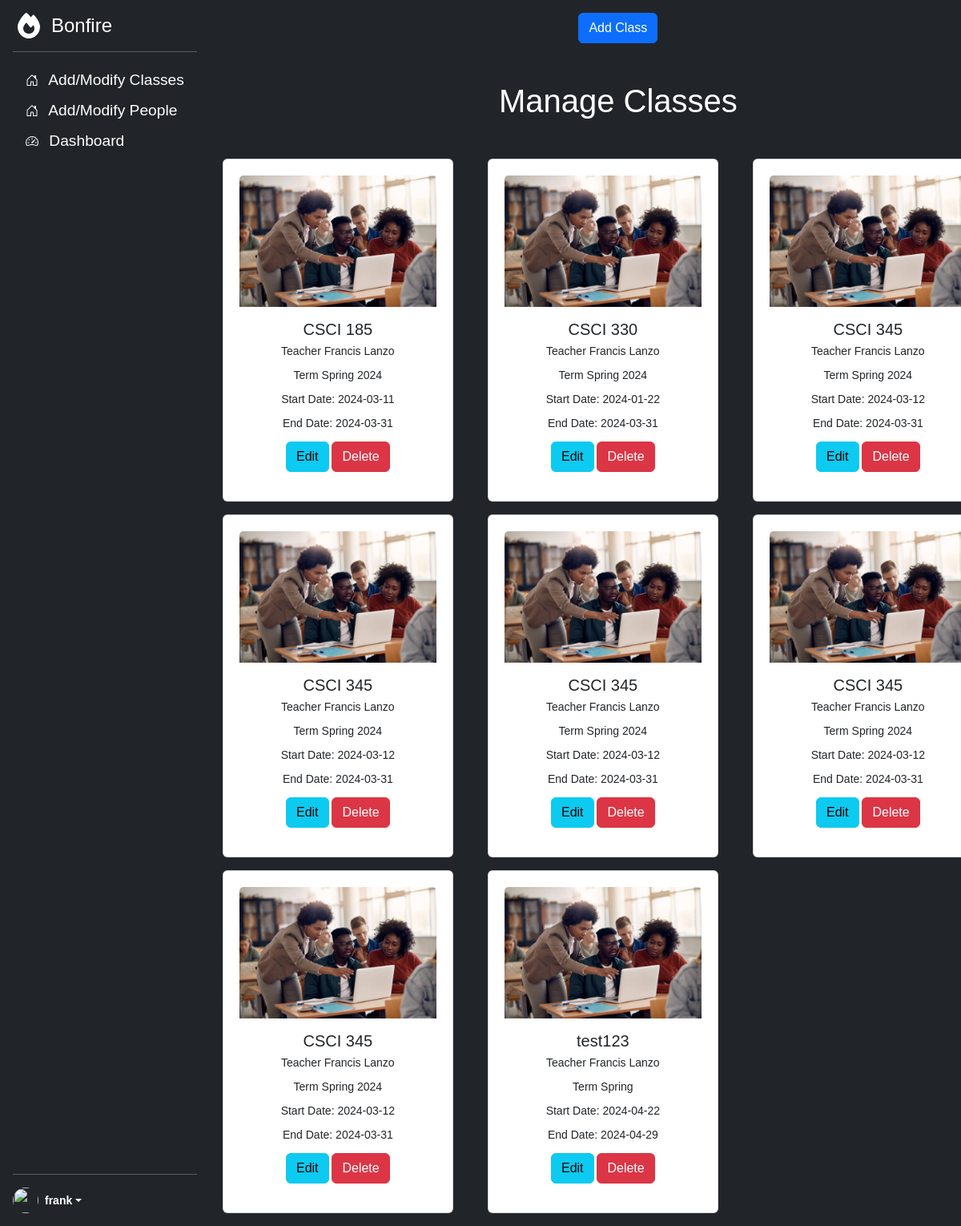
The app's page /editClasses.php (signed in) with its own data.
### tables this page shows
CREATE TABLE `classes` (
  `id` int NOT NULL AUTO_INCREMENT,
  `class_name` varchar(255) NOT NULL,
  `teacher_id` int NOT NULL,
  `start_date` date DEFAULT NULL,
  `end_date` date DEFAULT NULL,
  `term` varchar(30) DEFAULT NULL,
  PRIMARY KEY (`id`),
  UNIQUE KEY `id_UNIQUE` (`id`),
  KEY `teacher_id_idx` (`teacher_id`)
);

CREATE TABLE `users` (
  `id` int NOT NULL AUTO_INCREMENT,
  `first_name` varchar(255) DEFAULT NULL,
  `email` varchar(255) DEFAULT NULL,
  `password` varchar(255) DEFAULT NULL,
  `role` enum('student','teacher','admin') DEFAULT 'student',
  `sec1` varchar(255) DEFAULT NULL,
  `sec2` varchar(255) DEFAULT NULL,
  `last_name` varchar(255) DEFAULT NULL,
  PRIMARY KEY (`id`)
);

### editClasses.php (the view, shortened to what this page needs)
<?php
$firstName = htmlspecialchars($_SESSION["first_name"]);
$role = $_SESSION["role"];
$pdo = getDBConnection();
$sql = "SELECT c.id, c.class_name, c.start_date, c.end_date,
       c.term, u.first_name, u.last_name FROM classes c
        Join users u on c.teacher_id = u.id";
if($stmt = $pdo->prepare($sql)) {
    if ($stmt->execute()) {
        $rows = $stmt->fetchAll();
    }
}
?>
<!DOCTYPE html>
<html lang="en">
<head>
    <link href="https://cdn.jsdelivr.net/npm/bootstrap@5.3.3/dist/css/bootstrap.min.css" rel="stylesheet">
    <link rel="stylesheet" href="resources/stylesheets/style.css">
</head>
<body>
<main class="d-flex flex-nowrap">
    <div class="d-flex flex-column flex-shrink-0 p-3 text-bg-dark">
        <a href="/" class="d-flex align-items-center mb-3 mb-md-0 me-md-auto text-white text-decoration-none">
            <svg class="bi pe-none me-2" width="40" height="32"><use xlink:href="#bonfire"></use></svg>
            <span class="fs-4">Bonfire</span>
        </a>
        <hr>
        <ul class="nav nav-pills flex-column mb-auto">
            <?php
            if($role == "admin")
            {
                ?>
                <li class="nav-item">
                    <a href="editClasses.php" class="nav-link text-white left-menu-item" aria-current="page">
                        <svg class="bi pe-none me-2" width="16" height="16"><use xlink:href="#home"></use></svg>
                        Add/Modify Classes
                    </a>
                </li>
                <li class="nav-item">
                    <a href="editUsers.php" class="nav-link text-white left-menu-item" aria-current="page">
                        <svg class="bi pe-none me-2" width="16" height="16"><use xlink:href="#home"></use></svg>
                        Add/Modify People
                    </a>
                </li>
                <?php
            }
            ?>
            <li>
                <a href="dashboard.php" class="nav-link text-white left-menu-item">
                    <svg class="bi pe-none me-2" width="16" height="16"><use xlink:href="#speedometer2"></use></svg>
                    Dashboard
                </a>
            </li>
        </ul>
        <hr>
        <div class="dropdown">
            <a href="#" class="d-flex align-items-center text-white text-decoration-none dropdown-toggle" data-bs-toggle="dropdown" aria-expanded="false">
                <img src="https://github.com/mdo.png" alt="" width="32" height="32" class="rounded-circle me-2">
                <strong><?php echo $firstName; ?></strong>
            </a>
        </div>
    </div>
    <div id="primary-window" class="d-flex flex-column flex-shrink-0 p-3 text-bg-dark overflow-y-scroll">
        <div>
            <a href="addClass.php" class="btn btn-primary">Add Class</a>
        </div>
        <h1 class="my-5">Manage Classes</h1>
        <div class="flex-grid-wrapper">
            <?php
            foreach($rows as $row)
            {
                $class_id = $row["id"];
                ?>
                <div class="card flex-grid-card" style="width: 18rem;">
                    <img src="resources/images/class_stock_photo.jpg" class="card-img-top" alt="...">
                    <div class="card-body">
                        <h5 class="card-title"><?= $row["class_name"] ?></h5>
                        <p class="card-text"> Teacher <?= $row["first_name"] . " " .$row["last_name"]?></p>
                        <p class="card-text"> Term <?= $row["term"]?></p>
                        <p class="card-text"> Start Date: <?= $row["start_date"]?></p>
                        <p class="card-text"> End Date: <?= $row["end_date"]?></p>
                        <a href="editClass.php?id=<?= $class_id?>" class="btn btn-info">Edit</a>
                        <a href="deleteClass.php?id=<?= $class_id?>" class="btn btn-danger">Delete</a>
                    </div>
                </div>
                <?php
            }
            ?>
        </div>
    </div>
</main>
<script src="https://cdn.jsdelivr.net/npm/bootstrap@5.3.3/dist/js/bootstrap.bundle.min.js"></script></body>
</html>

### resources/stylesheets/style.css (style rules this page uses)
body { min-height: 100vh; min-height: -webkit-fill-available; font-family: var(--bs-font-sans-serif); font-size: 1rem; font-weight: 400; line-height: 1.5; }
html { height: -webkit-fill-available; }
main { height: 100vh; max-height: 100vh; overflow-x: auto; overflow-y: hidden; }
.bi { vertical-align: -.125em; pointer-events: none; fill: currentColor; }
.dropdown-toggle { outline: 0; }
#primary-window { width:85%; }
.flex-grid-wrapper { display:grid; grid-template-columns: repeat(auto-fit, minmax(288px, 1fr)); grid-column-gap:5px; grid-row-gap:1rem; }
.flex-grid-card { display:flex; justify-content: center; align-items:center; padding:20px; line-height:1; cursor:pointer; transition: all .3s ease; }
.left-menu-item { text-align:left; font-size: 1.2rem; }

### editClasses.php (style rules this page uses)
body { font: 14px sans-serif; text-align: center; }

### records on screen
classes: class_name "CSCI 185", users.first_name "Francis", users.last_name "Lanzo", term "Spring 2024", start_date "2024-03-11", end_date "2024-03-31"
classes: class_name "CSCI 330", users.first_name "Francis", users.last_name "Lanzo", term "Spring 2024", start_date "2024-01-22", end_date "2024-03-31"
classes: class_name "CSCI 345", users.first_name "Francis", users.last_name "Lanzo", term "Spring 2024", start_date "2024-03-12", end_date "2024-03-31"
classes: class_name "CSCI 345", users.first_name "Francis", users.last_name "Lanzo", term "Spring 2024", start_date "2024-03-12", end_date "2024-03-31"
classes: class_name "CSCI 345", users.first_name "Francis", users.last_name "Lanzo", term "Spring 2024", start_date "2024-03-12", end_date "2024-03-31"
classes: class_name "CSCI 345", users.first_name "Francis", users.last_name "Lanzo", term "Spring 2024", start_date "2024-03-12", end_date "2024-03-31"
classes: class_name "CSCI 345", users.first_name "Francis", users.last_name "Lanzo", term "Spring 2024", start_date "2024-03-12", end_date "2024-03-31"
classes: class_name "test123", users.first_name "Francis", users.last_name "Lanzo", term "Spring", start_date "2024-04-22", end_date "2024-04-29"

### other values on screen
$firstName "frank"
